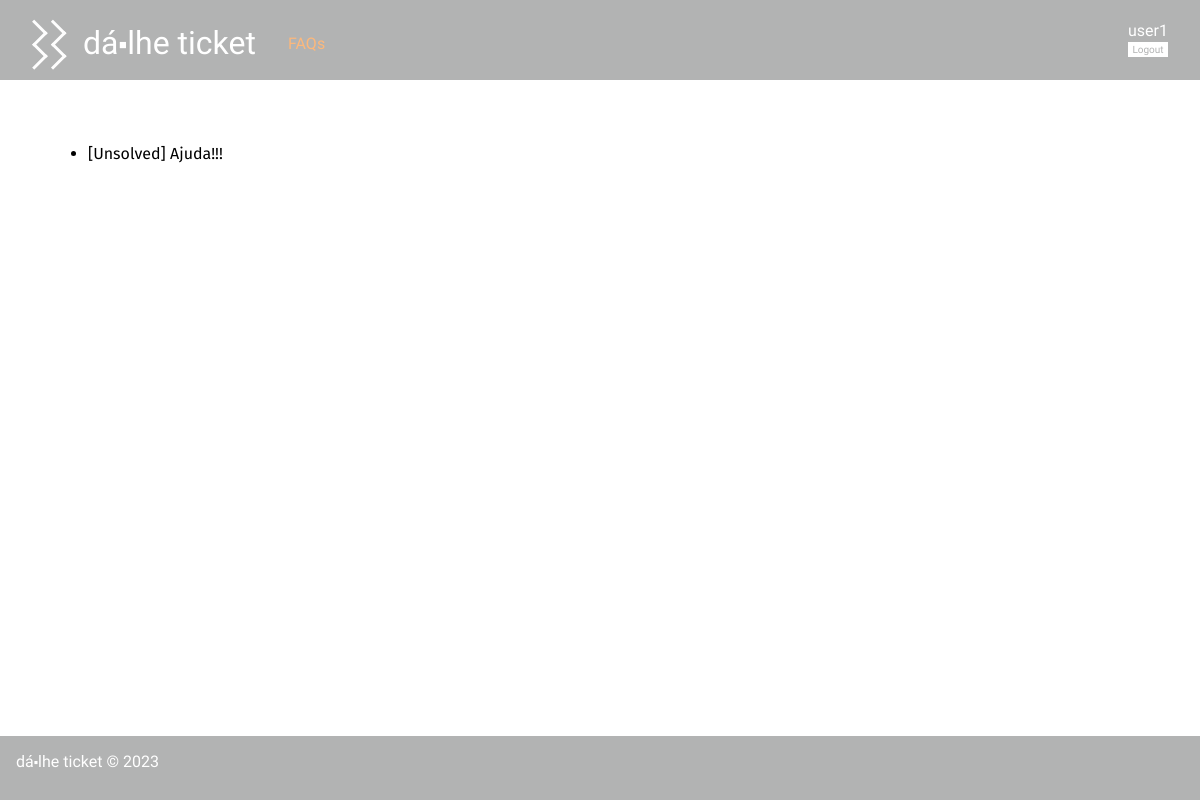
The page /pages/my_tickets.php (signed in) on the database as committed earlier.
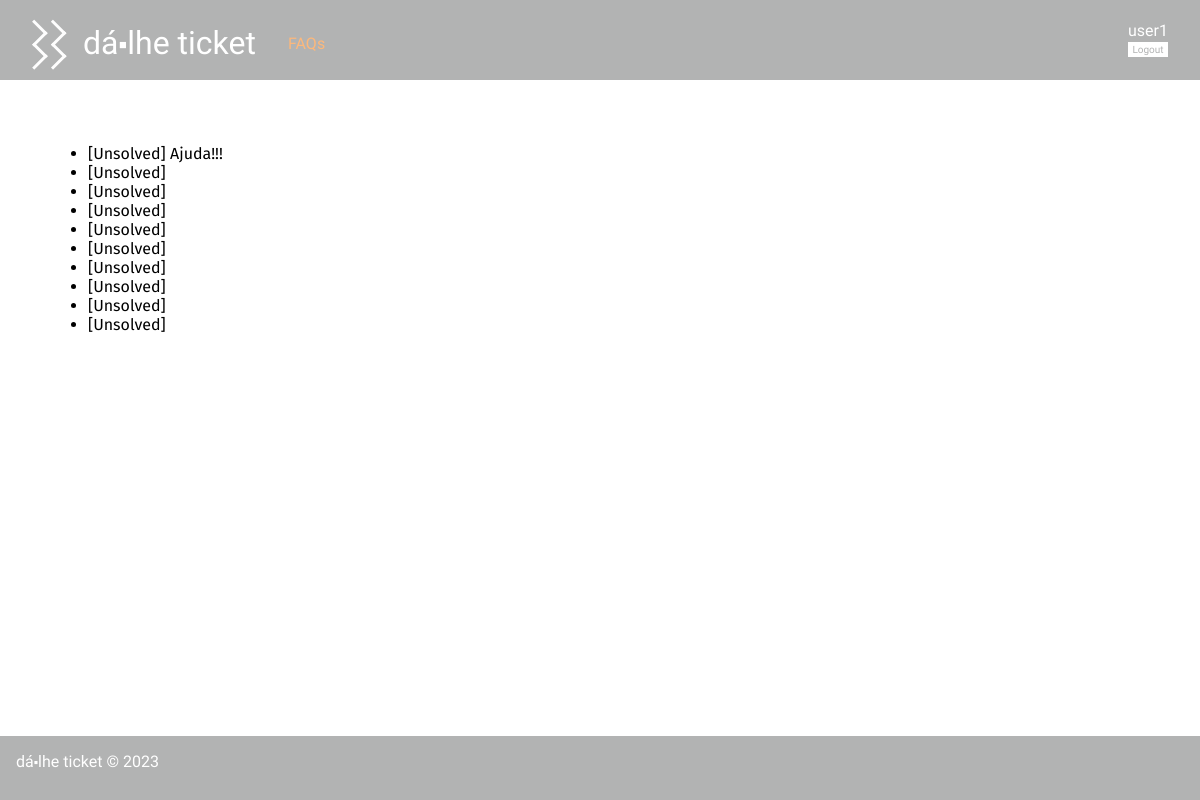
The same page on the database as committed later.
### tables this page shows
CREATE TABLE Ticket(
   id integer primary key autoincrement,
   title varchar(60) not null,
   client varchar(20) not null,
   agent varchar(20),
   status varchar(10) not null,
   department varchar(20),
   foreign key (client) references User(username),
   foreign key (agent) references User(username),
   foreign key (department) references Department(name)
);

### pages/my_tickets.php (called while the page is built, shortened)
<?php
    require_once(__DIR__ . '/../templates/common.tpl.php');
    require_once(__DIR__ . '/../templates/ticket.tpl.php');
    require_once(__DIR__ . '/../utils/session.php');
    $session = new Session();
    $db = getDatabaseConnection();
    $tickets = Ticket::getAllTicketsFromClient($db, $session->getName());
    drawTicketList($tickets);
?>

### database/ticket.class.php (called while the page is built, shortened)
<?php
class Ticket {
    public function __construct(int $id, string $title, string $client, ?string $agent, string $status, string $department) {
        $this->id = $id;
        $this->title = $title;
        $this->status = $status;
    }
    static public function getAllTicketsFromClient(PDO $db, string $client) : array {
        $stmt = $db->prepare('SELECT * from Ticket WHERE client = ?');
        $stmt->execute(array($client));
        $tickets = array();
        while ($ticket = $stmt->fetch()) {
            $tickets[] = new Ticket(
                $ticket['id'],
                $ticket['title'],
                $ticket['client'],
                $ticket['agent'],
                $ticket['status'],
                $ticket['department']);
        }
        return $tickets;
    }
}
?>

### utils/session.php (called while the page is built, shortened)
<?php
  class Session {
    public function getName() : ?string {
      return isset($_SESSION['name']) ? $_SESSION['name'] : null;
    }
  }
?>

### templates/ticket.tpl.php (the view, shortened to what this page needs)
<?php
    require_once(__DIR__ . '/../database/ticket.class.php');
?>
<?php function drawTicketList(array $tickets, string $title = '') : void {
    ?>
    <ul class="ticket_list">
    <?php foreach ($tickets as $ticket) {?>
        <li><a href="../pages/ticket.php?id=<?= $ticket->id?>">[<?= $ticket->status?>] <?= $ticket->title?></a></li>
    <?php }?>
    </ul>
<?php }?>

Rows that differ between the two databases and show on the page:
added ticket: status "Unsolved"
added ticket: status "Unsolved"
added ticket: status "Unsolved"
added ticket: status "Unsolved"
added ticket: status "Unsolved"
added ticket: status "Unsolved"
added ticket: status "Unsolved"
added ticket: status "Unsolved"
added ticket: status "Unsolved"
